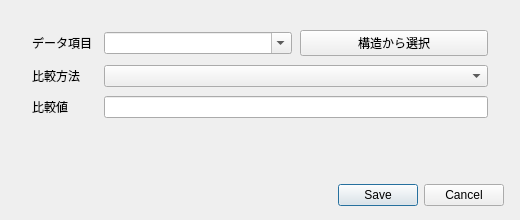
<?xml version="1.0" encoding="UTF-8"?>
<ui version="4.0">
 <class>GuardRuleForm</class>
 <widget class="QDialog" name="GuardRuleForm">
  <property name="windowTitle"><string>条件編集</string></property>
  <property name="geometry"><rect><x>0</x><y>0</y><width>520</width><height>220</height></rect></property>
  <layout class="QVBoxLayout" name="rootLayout">
   <property name="leftMargin"><number>16</number></property>
   <property name="topMargin"><number>16</number></property>
   <property name="rightMargin"><number>16</number></property>
   <property name="bottomMargin"><number>14</number></property>
   <property name="spacing"><number>10</number></property>
   <item>
    <widget class="QFrame" name="ruleCard">
     <layout class="QFormLayout" name="ruleForm">
      <property name="leftMargin"><number>16</number></property>
      <property name="topMargin"><number>14</number></property>
      <property name="rightMargin"><number>16</number></property>
      <property name="bottomMargin"><number>14</number></property>
      <property name="horizontalSpacing"><number>12</number></property>
      <property name="verticalSpacing"><number>9</number></property>
      <item row="0" column="0"><widget class="QLabel" name="pathLabel"><property name="text"><string>データ項目</string></property></widget></item>
      <item row="0" column="1">
       <layout class="QHBoxLayout" name="pathLayout">
        <property name="spacing"><number>8</number></property>
        <item><widget class="QComboBox" name="pathCombo"><property name="editable"><bool>true</bool></property></widget></item>
        <item><widget class="QPushButton" name="choosePathButton"><property name="text"><string>構造から選択</string></property></widget></item>
       </layout>
      </item>
      <item row="1" column="0"><widget class="QLabel" name="operatorLabel"><property name="text"><string>比較方法</string></property></widget></item>
      <item row="1" column="1"><widget class="QComboBox" name="operatorCombo"/></item>
      <item row="2" column="0"><widget class="QLabel" name="valueLabel"><property name="text"><string>比較値</string></property></widget></item>
      <item row="2" column="1"><widget class="QLineEdit" name="valueEdit"/></item>
     </layout>
    </widget>
   </item>
   <item><widget class="QDialogButtonBox" name="buttonBox"><property name="standardButtons"><set>QDialogButtonBox::Cancel|QDialogButtonBox::Save</set></property></widget></item>
  </layout>
 </widget>
 <resources/>
 <connections/>
</ui>
